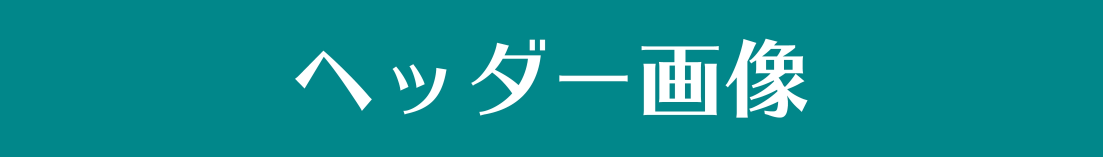
#> input picture etc/header.jpg, 3307 x 469 px (shown at 1/3 size)
$ python paste.py
#> lines starting #> are read from the running program, lines starting #| are printed output that depends on the picture
from PIL import Image
import os.path, json


def check_setting_file(file_name):
    """
    設定ファイルを確認＆値取得

    Parameter:
    ----------
    file_name: string
        設定用jsonファイル名 *.json
    Returns:
    ----------
    list
        flag: Boolean
            設定ファイルの有無
        msg: string
            jsonファイルの内容かエラーメッセージ
    """
#> called with file_name = 'setting.json'

    # エラー判定用
    flag = False

    try:
        json = open(file_name, "r")
#> (reads setting.json from the repository)
#> the answer given: etc/image.jpg
    except FileNotFoundError:
        return flag, f"{file_name}がありません"
    else:
        msg = json
        flag = True

        return flag, msg


def img_check(file_path):
    """
    画像があるかどうか確認

    Parameters
    ----------
    file_path: string
        画像ファイルパス

    Returns
    ----------
    flag: boolean
    """
    try:
        if os.path.exists(file_path):
            return True
    except Exception:
        return False


class image_obi:

    def rename(self, file_path, cnt=1):
        """
        ファイル名を変更する

        Parameters
        ----------
        file_path: string
            画像ファイル名

        Returns
        ----------
        new_path: string
            新しいファイルパス
        """
        #ファイル名と拡張子をわける
        ftitle, fext = os.path.splitext(str(file_path))

        # ファイル名と0埋め数値と拡張子を結合
        new_file_name = "{}-{:03}{}".format(ftitle, cnt, fext)
        # 新しいファイル名でwindowsのpath表記にする
        new_path = os.fspath(new_file_name)

        if os.path.exists(new_path):
            # 同一名ファイルが存在したら再度renameを行う
            image = image_obi()
            return image.rename(file_path, cnt=cnt+1)
        else:
            return new_path

        if __name__ == "__main__":
            rename()


    def synthesis(self, main_img_path, obi_img_path):
        """
        画像を合成する

        Parameters
        ----------
        main_img_path: string
            画像ファイル名
        obi_img_path: string
            上部に貼り付ける画像
        """
#> called with main_img_path = 'etc/image.jpg', obi_img_path = './etc/header.jpg'

        obi_flag = img_check(obi_img_path)

        if not obi_flag:
            return False, "帯用画像がありません"

        main_flag = img_check(main_img_path)

        if not main_flag:
            return False, "メイン用画像がありません"

        # 上部に合成する画像を開く
        obi = Image.open(obi_img_path)
#> obi is the input picture: PIL image 3307x469 RGB; mean R, G, B 15.5, 141.8, 144.6

        # メイン画像を開く
        img = Image.open(main_img_path)
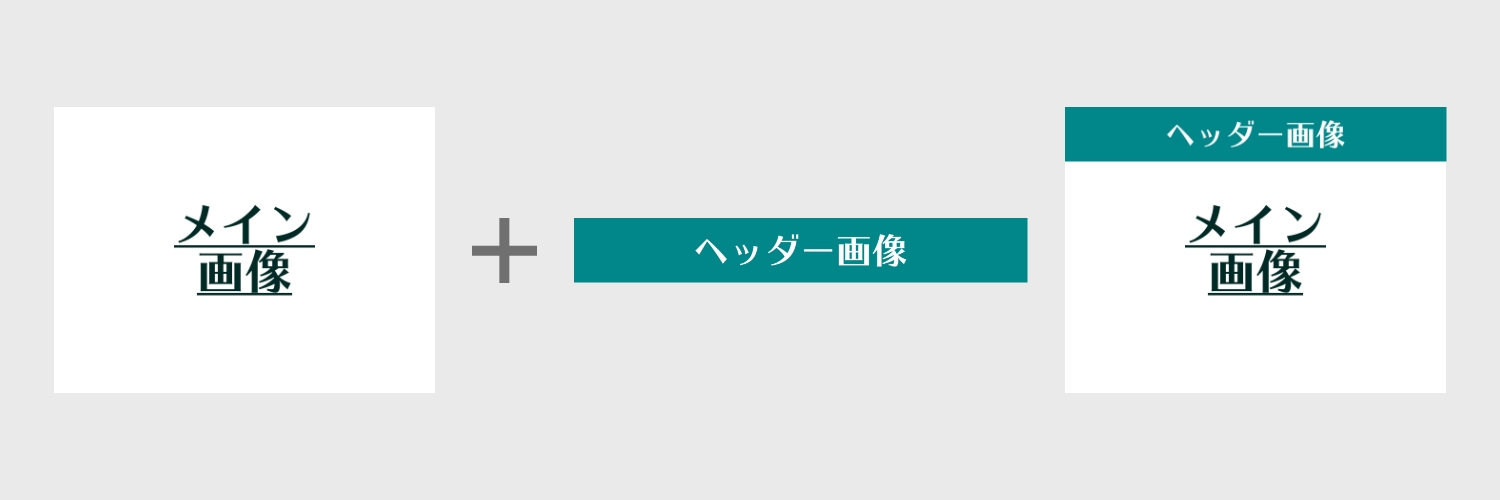
#> input picture etc/image.jpg, 1500 x 500 px
#> img is the input picture: PIL image 1500x500 RGB; mean R, G, B 222.4, 231.2, 231.4

        # 上部に貼り付ける画像サイズ
        obi_width, obi_height = obi.size
#> obi_width = 3307; obi_height = 469

        # メイン画像のサイズ
        img_width, _ = img.size
#> img_width = 1500

        if obi_width <= 0 or img_width <= 0:
            return False, "画像サイズがありません"

        if obi_height <= 0:
            return False, "画像サイズがありません"

        try:
            # 上部に貼り付ける画像をメイン画像の割合を出す
            percentage = float(img_width) / float(obi_width)
#> percentage = 0.454
        except ZeroDivisionError:
            return False, "画像がありません"

        try:
            # 割合をもとに上部に貼り付ける画像の高さを出す
            obi_height2 = round((obi_height * float(percentage)), 0)
#> obi_height2 = 213
        except ZeroDivisionError:
            return False, "画像がありません"

        # 上部に貼り付ける画像をリサイズする
        resized = obi.resize((img_width, int(obi_height2)))
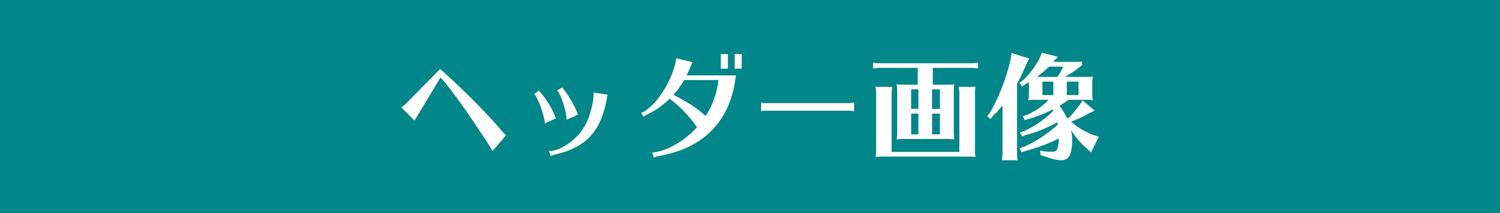
#> resized: PIL image 1500x213 RGB; mean R, G, B 15.4, 141.7, 144.6

        # メイン画像をコピーする
        img_copy = img.copy()
        # リサイズした画像を貼り付ける
        img_copy.paste(resized)
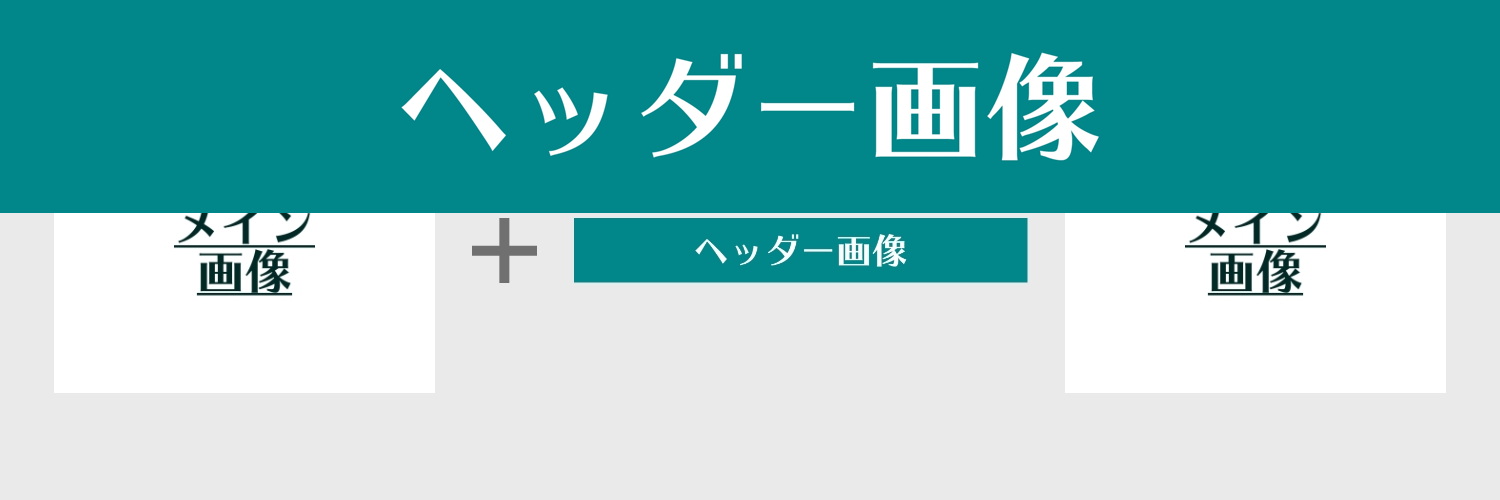
#> img_copy: PIL image 1500x500 RGB; mean R, G, B 133.8, 192.9, 194.1

        image = image_obi()
        # リネームして保存する
        new_name = image.rename(main_img_path)
        img_copy.save(new_name, quality=100)

        return True, f"画像を保存しました ファイル名は {new_name}"

        if __name__ == "__main__":
            synthesis()


if __name__ == "__main__":

    # 設定ファイルの有無を確認
    flag, msg = check_setting_file("setting.json")

    if not flag:
        # 設定ファイルエラー
        print(msg)
    else:
        # 上部に合成する画像ファイルのpath
        obi_path = json.load(msg)["imgPath"]
        try:
            while True:
                print("画像名を拡張子まで入力 Ctrl+cで終了します")
                path = input(">> ")
                image = image_obi()
                img_flag, img_msg = image.synthesis(path, obi_path)
                if img_flag:
                    print("\n", img_msg)
                    print("\n 画像名を拡張子まで入力 Ctrl+cで終了します")
                    path = input(">> ")
#> the answer given: etc/header.jpg
#> (the run stopped early here; a loop or call above may not have finished)
